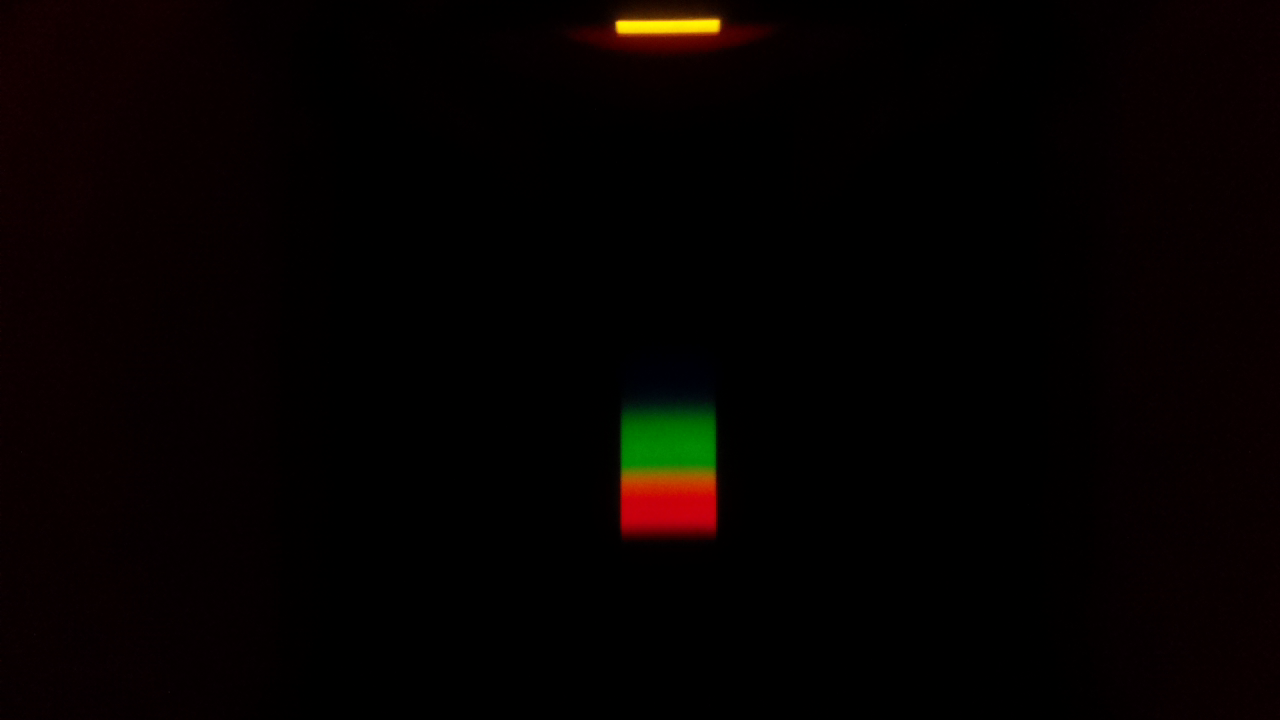
#> input picture photo_yellow.png, 1280 x 720 px
$ python making_photos.py
#> lines starting #> are read from the running program, lines starting #| are printed output that depends on the picture
### lightFunctions.py
import numpy as np
import matplotlib.pyplot as plt
import imageio.v2 as imageio
from cycler import cycler


def readIntensity(photoName, plotName, lamp, surface):
#> called with photoName = 'photo_yellow.png', plotName = 'tungsten_yellow', lamp = 'Лампа накаливания', surface = 'Желтый фон'
    photo = imageio.imread(photoName)
#> photo is the input picture: shape (720, 1280, 4); mean R, G, B, A 5.5, 1.4, 0.3, 255
    background = photo[350:550, 600:745, 0:3].swapaxes(0, 1)
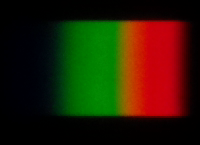
#> background: shape (145, 200, 3); mean R, G, B 40.4, 29.2, 3.6

    cut = photo[350:550, 600:745, 0:3].swapaxes(0, 1)
    rgb = np.mean(cut, axis=(0))
#> rgb = 200 rows, first 8: [0.0207, 0, 1.1], [0.0828, 0, 1.15], [0.0207, 0, 1.24], [0.0483, 0, 1.32], [0.0069, 0, 2.04], [0.0207, 0, 2.04], [0.0138, 0, 2.08], [0.0138, 0, 2.1]
    luma = 0.2989 * rgb[:, 0] + 0.5866 * rgb[:, 1] + 0.1144 * rgb[:, 2]
#> luma = 200 values, max 67.01 at index 126, min 0.132 at index 0, mean 29.62

    plt.rc('axes', prop_cycle=(cycler('color', ['r', 'g', 'b'])))

    fig = plt.figure(figsize=(10, 5), dpi=200)

    plt.title('Интенсивность отражённого излучения\n' + '{} / {}'.format(lamp, surface))
    plt.xlabel('Относительный номер пикселя')
    plt.ylabel('Яркость')

    plt.plot(rgb, label=['r', 'g', 'b'])
    plt.plot(luma, 'w', label='I')
    plt.legend()

    plt.imshow(background, origin='lower')

    plt.savefig(plotName)
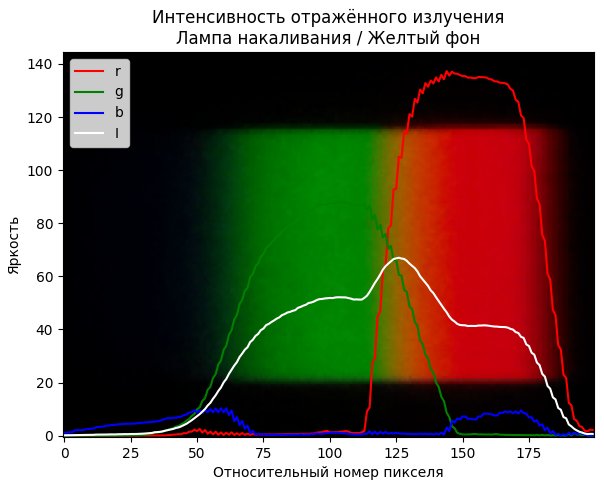
#> figure drawn by matplotlib, 1 panel

    return luma

### making_photos.py
import lightFunctions as j

j.readIntensity('photo_yellow.png', 'tungsten_yellow', 'Лампа накаливания', 'Желтый фон')
